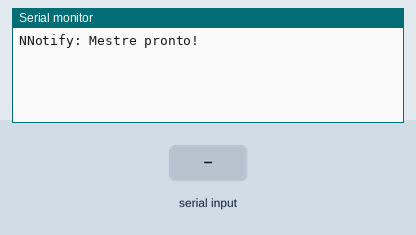
Simulated run of this sketch. Board: Arduino Uno, built with avr-gcc and run on an emulated ATmega328P. Parts: the last lines printed to the serial monitor. The test bench sets the inputs (shaded band).

Above: at 1.2 s.
1.3 s: "MOV 1\n" received over Serial
At 2.4 s:
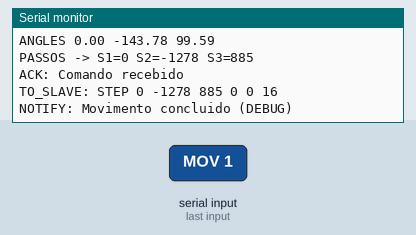
2.8 s: "GRIP 1\n" received over Serial
At 3.3 s:
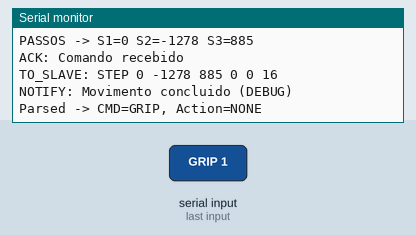
4.3 s: "HOME 1\n" received over Serial
At 5.2 s:
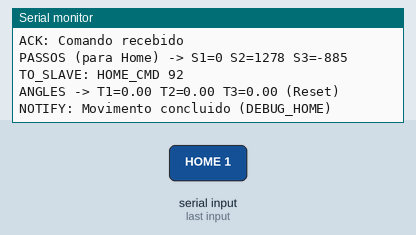

Measured:
- after the input at 1.3 s, the serial monitor: prints a new line at once (image 1)
- after the input at 2.8 s, the serial monitor: prints a new line at once (image 2)
- after the input at 4.3 s, the serial monitor: prints a new line at once (image 3)

The sketch:

script.ino
```cpp
#include <SoftwareSerial.h>

// --- Comunicação com Escravo ---
SoftwareSerial SlaveSerial(10, 11); // RX, TX
#define SLAVE_BAUD 9600

// --- MODO DE TESTE ---
// Mude para 'false' quando conectar o Arduino Escravo real
const bool DEBUG_NO_SLAVE = true;

// --- Parâmetros Físicos ---
const float L1 = 110.0;
const float L2 = 80.0;
const float L3 = 90.0;

// --- Parâmetros de Motor ---
const int NSTEP = 200;
const int MICROSTEP = 16;
const float R1 = 1.0;
const float R2 = 1.0;
const float R3 = 1.0;

// ângulos atuais (em radianos)
float theta_current[3] = {0, 0, 0};

void setup() {
  Serial.begin(115200);      // Comunicação com Python
  SlaveSerial.begin(SLAVE_BAUD); // Comunicação com Escravo

  Serial.println("NNotify: Mestre pronto!");
}

void loop() {
  if (Serial.available()) {
    processPythonCommand();
  }

  // Em modo de debug, não precisamos escutar o escravo
  if (!DEBUG_NO_SLAVE) {
    if (SlaveSerial.available()) {
      processSlaveAck();
    }
  }
}

// --- Processa comandos vindos do Python ---
void processPythonCommand() {
  String cmd = Serial.readStringUntil('\n');
  cmd.trim();

  // --- COMANDO MOV (Cinemática) ---
  if (cmd.startsWith("MOV")) {
    cmd.replace("MOV", "");
    cmd.trim();

    float x=0, y=0, z=0; int v=0; char elbow='U';
    int idx1 = cmd.indexOf(' ');
    int idx2 = cmd.indexOf(' ', idx1 + 1);
    int idx3 = cmd.indexOf(' ', idx2 + 1);
    int idx4 = cmd.indexOf(' ', idx3 + 1);

    if (idx1 > 0 && idx2 > 0 && idx3 > 0) {
      x = cmd.substring(0, idx1).toFloat();
      y = cmd.substring(idx1 + 1, idx2).toFloat();
      z = cmd.substring(idx2 + 1, idx3).toFloat();
      v = cmd.substring(idx3 + 1, idx4).toInt();
      if (idx4 > 0 && idx4 < cmd.length()) elbow = cmd.substring(idx4 + 1).charAt(0);
    }

    Serial.print("Parsed -> X="); Serial.print(x);
    Serial.print(" Y="); Serial.print(y);
    Serial.print(" Z="); Serial.print(z);
    Serial.print(" V="); Serial.print(v);
    Serial.print(" ELBOW="); Serial.println(elbow);

    float t1, t2, t3;
    if (!inverseKinematics(x, y, z, elbow, t1, t2, t3)) {
      Serial.println("ERR: Posicao inalcancavel");
      return;
    }

    float th_deg[3] = {t1*180.0/PI, t2*180.0/PI, t3*180.0/PI};
    Serial.print("ANGLES ");
    Serial.print(th_deg[0]); Serial.print(" ");
    Serial.print(th_deg[1]); Serial.print(" ");
    Serial.println(th_deg[2]);

    float dt_deg[3];
    dt_deg[0] = th_deg[0] - theta_current[0] * 180.0 / PI;
    dt_deg[1] = th_deg[1] - theta_current[1] * 180.0 / PI;
    dt_deg[2] = th_deg[2] - theta_current[2] * 180.0 / PI;

    long S1 = round((float)NSTEP * MICROSTEP * R1 * dt_deg[0] / 360.0);
    long S2 = round((float)NSTEP * MICROSTEP * R2 * dt_deg[1] / 360.0);
    long S3 = round((float)NSTEP * MICROSTEP * R3 * dt_deg[2] / 360.0);

    Serial.print("PASSOS -> S1="); Serial.print(S1);
    Serial.print(" S2="); Serial.print(S2);
    Serial.print(" S3="); Serial.println(S3);

    Serial.println("ACK: Comando recebido");
    int G = 0; // 0 = Sem ação da garra
    sendStepToSlave(S1, S2, S3, G, v);

    // MODO DEBUG: Simula resposta do escravo
    if (DEBUG_NO_SLAVE) {
      Serial.println("NOTIFY: Movimento concluido (DEBUG)");
    }

    theta_current[0] = t1;
    theta_current[1] = t2;
    theta_current[2] = t3;
  }

  // --- COMANDO GRIP ---
  else if (cmd.startsWith("GRIP")) {
    int G = 0;

    // MUDANÇA: Adiciona log "Parsed"
    Serial.print("Parsed -> CMD=GRIP, Action=");
    if (cmd.indexOf("OPEN") > 0) {
      G = 1; // 1 = Abrir
      Serial.println("OPEN");
    } else if (cmd.indexOf("CLOSE") > 0) {
      G = 2; // 2 = Fechar
      Serial.println("CLOSE");
    } else {
      Serial.println("NONE");
    }

    if (G > 0) {
      Serial.println("ACK: Comando recebido");
      int v = 50; // Velocidade padrão da garra

      // MUDANÇA: Adiciona log "PASSOS" para GRIP
      Serial.print("PASSOS -> S1=0 S2=0 S3=0 G="); Serial.println(G);

      sendStepToSlave(0, 0, 0, G, v);

      // MODO DEBUG: Simula resposta do escravo
      if (DEBUG_NO_SLAVE) {
        Serial.println("NOTIFY: Movimento concluido (DEBUG)");
      }
    }
  }

  // --- COMANDO HOME ---
  else if (cmd.startsWith("HOME")) {
    // MUDANÇA: Adiciona log "Parsed"
    Serial.println("Parsed -> CMD=HOME");
    Serial.println("ACK: Comando recebido");

    // MUDANÇA: Calcular passos para voltar ao 'home' (0,0,0) para log
    float dt_deg[3];
    dt_deg[0] = 0.0 - theta_current[0] * 180.0 / PI;
    dt_deg[1] = 0.0 - theta_current[1] * 180.0 / PI;
    dt_deg[2] = 0.0 - theta_current[2] * 180.0 / PI;

    long S1 = round((float)NSTEP * MICROSTEP * R1 * dt_deg[0] / 360.0);
    long S2 = round((float)NSTEP * MICROSTEP * R2 * dt_deg[1] / 360.0);
    long S3 = round((float)NSTEP * MICROSTEP * R3 * dt_deg[2] / 360.0);

    Serial.print("PASSOS (para Home) -> S1="); Serial.print(S1);
    Serial.print(" S2="); Serial.print(S2);
    Serial.print(" S3="); Serial.println(S3);
    // Fim da MUDANÇA

    String payload = "HOME_CMD";
    int chk = 0;
    for (int i=0; i<payload.length(); i++) chk = (chk + payload[i]) & 0xFF;
    payload += " " + String(chk);

    SlaveSerial.println(payload);

    Serial.print("TO_SLAVE: "); Serial.println(payload);

    // MODO DEBUG: Simula resposta e reseta ângulos
    if (DEBUG_NO_SLAVE) {
      theta_current[0] = 0;
      theta_current[1] = 0;
      theta_current[2] = 0;
      // MUDANÇA: Adiciona log "ANGLES" para HOME
      Serial.println("ANGLES -> T1=0.00 T2=0.00 T3=0.00 (Reset)");
      Serial.println("NOTIFY: Movimento concluido (DEBUG_HOME)");
    }
  }
}

// --- Processa ACKs vindos do Escravo ---
void processSlaveAck() {
  String ack = SlaveSerial.readStringUntil('\n');
  ack.trim();

  if (ack.equals("ACK_STEP_DONE")) {
    Serial.println("NOTIFY: Movimento concluido");
  }

  if (ack.equals("ACK_HOME_DONE")) {
    theta_current[0] = 0;
    theta_current[1] = 0;
    theta_current[2] = 0;
    // MUDANÇA: Adiciona log "ANGLES" para HOME (quando não está em debug)
    Serial.println("ANGLES -> T1=0.00 T2=0.00 T3=0.00 (Reset)");
    Serial.println("NOTIFY: Movimento concluido");
  }
}

// --- Função Helper para enviar comando STEP ao Escravo ---
void sendStepToSlave(long S1, long S2, long S3, int G, int v) {
  int chk = 0;
  String payload = String("STEP ") + S1 + " " + S2 + " " + S3 + " " + G + " " + v;

  for (int i=0; i<payload.length(); i++) chk = (chk + payload[i]) & 0xFF;
  payload += " " + String(chk);

  // Envia para o escravo
  SlaveSerial.println(payload);

  Serial.print("TO_SLAVE: "); Serial.println(payload);
}


// --- Cinemática Inversa ---
bool inverseKinematics(float x, float y, float z, char elbow, float &t1, float &t2, float &t3) {
  t1 = atan2(y, x);
  float r = sqrt(x * x + y * y);
  float z_ = z - L1;
  float cos3 = (r * r + z_ * z_ - L2 * L2 - L3 * L3) / (2 * L2 * L3);

  Serial.print("r="); Serial.print(r);
  Serial.print(" z'="); Serial.print(z_);
  Serial.print(" cos3="); Serial.println(cos3);

  if (cos3 > 1.0 || cos3 < -1.0) {
    return false;
  }

  if (cos3 < -1.0) cos3 = -1.0;
  if (cos3 > 1.0)  cos3 = 1.0;

  t3 = acos(cos3);
  if (elbow == 'D') t3 = -t3;
  t2 = atan2(z_, r) - atan2(L3 * sin(t3), L2 + L3 * cos(t3));

  return true;
}
```
